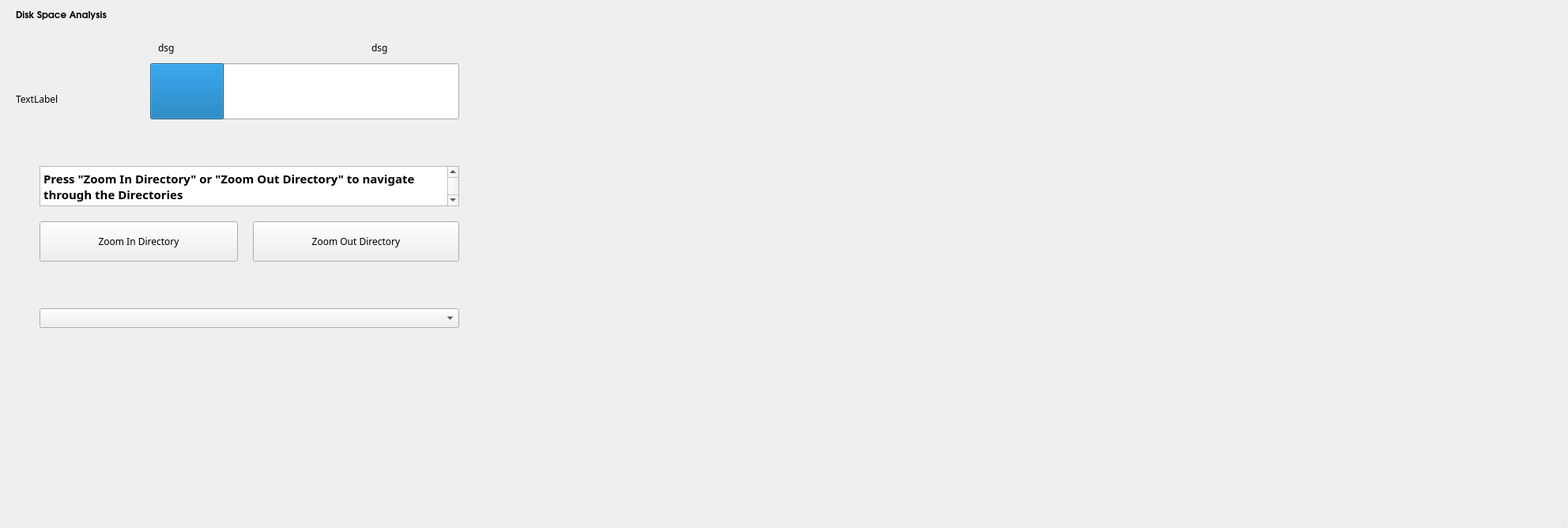
<?xml version="1.0" encoding="UTF-8"?>
<ui version="4.0">
 <class>MainWindow</class>
 <widget class="QMainWindow" name="MainWindow">
  <property name="geometry">
   <rect>
    <x>0</x>
    <y>0</y>
    <width>1984</width>
    <height>668</height>
   </rect>
  </property>
  <property name="font">
   <font>
    <family>Tibetan Machine Uni</family>
   </font>
  </property>
  <property name="windowTitle">
   <string>MainWindow</string>
  </property>
  <widget class="QWidget" name="centralwidget">
   <widget class="QComboBox" name="comboBox">
    <property name="geometry">
     <rect>
      <x>50</x>
      <y>390</y>
      <width>531</width>
      <height>25</height>
     </rect>
    </property>
    <property name="cursor">
     <cursorShape>PointingHandCursor</cursorShape>
    </property>
   </widget>
   <widget class="QPushButton" name="pushButton">
    <property name="geometry">
     <rect>
      <x>50</x>
      <y>280</y>
      <width>251</width>
      <height>51</height>
     </rect>
    </property>
    <property name="cursor">
     <cursorShape>PointingHandCursor</cursorShape>
    </property>
    <property name="text">
     <string>Zoom In Directory</string>
    </property>
   </widget>
   <widget class="QPushButton" name="pushButton_2">
    <property name="geometry">
     <rect>
      <x>320</x>
      <y>280</y>
      <width>261</width>
      <height>51</height>
     </rect>
    </property>
    <property name="cursor">
     <cursorShape>PointingHandCursor</cursorShape>
    </property>
    <property name="text">
     <string>Zoom Out Directory</string>
    </property>
   </widget>
   <widget class="QTextBrowser" name="textBrowser">
    <property name="geometry">
     <rect>
      <x>50</x>
      <y>210</y>
      <width>531</width>
      <height>51</height>
     </rect>
    </property>
    <property name="html">
     <string>&lt;!DOCTYPE HTML PUBLIC &quot;-//W3C//DTD HTML 4.0//EN&quot; &quot;http://www.w3.org/TR/REC-html40/strict.dtd&quot;&gt;
&lt;html&gt;&lt;head&gt;&lt;meta name=&quot;qrichtext&quot; content=&quot;1&quot; /&gt;&lt;style type=&quot;text/css&quot;&gt;
p, li { white-space: pre-wrap; }
&lt;/style&gt;&lt;/head&gt;&lt;body style=&quot; font-family:'Tibetan Machine Uni'; font-size:11pt; font-weight:400; font-style:normal;&quot;&gt;
&lt;p style=&quot; margin-top:0px; margin-bottom:0px; margin-left:0px; margin-right:0px; -qt-block-indent:0; text-indent:0px;&quot;&gt;&lt;span style=&quot; font-family:'Ubuntu'; font-weight:600;&quot;&gt;Press &amp;quot;Zoom In Directory&amp;quot; or &amp;quot;Zoom Out Directory&amp;quot; to navigate through the Directories&lt;/span&gt;&lt;/p&gt;&lt;/body&gt;&lt;/html&gt;</string>
    </property>
   </widget>
   <widget class="QLabel" name="label">
    <property name="geometry">
     <rect>
      <x>50</x>
      <y>360</y>
      <width>531</width>
      <height>21</height>
     </rect>
    </property>
    <property name="autoFillBackground">
     <bool>false</bool>
    </property>
    <property name="text">
     <string/>
    </property>
   </widget>
   <widget class="QProgressBar" name="progressBar">
    <property name="geometry">
     <rect>
      <x>190</x>
      <y>80</y>
      <width>391</width>
      <height>71</height>
     </rect>
    </property>
    <property name="value">
     <number>24</number>
    </property>
    <property name="alignment">
     <set>Qt::AlignRight|Qt::AlignTrailing|Qt::AlignVCenter</set>
    </property>
    <property name="textVisible">
     <bool>false</bool>
    </property>
   </widget>
   <widget class="QLabel" name="label_2">
    <property name="geometry">
     <rect>
      <x>20</x>
      <y>10</y>
      <width>161</width>
      <height>17</height>
     </rect>
    </property>
    <property name="font">
     <font>
      <family>URW Gothic L</family>
      <weight>75</weight>
      <bold>true</bold>
     </font>
    </property>
    <property name="text">
     <string>Disk Space Analysis</string>
    </property>
   </widget>
   <widget class="QLabel" name="label_3">
    <property name="geometry">
     <rect>
      <x>200</x>
      <y>50</y>
      <width>201</width>
      <height>21</height>
     </rect>
    </property>
    <property name="font">
     <font>
      <family>Ubuntu Mono</family>
     </font>
    </property>
    <property name="text">
     <string>dsg</string>
    </property>
   </widget>
   <widget class="QLabel" name="label_4">
    <property name="geometry">
     <rect>
      <x>420</x>
      <y>140</y>
      <width>221</width>
      <height>51</height>
     </rect>
    </property>
    <property name="font">
     <font>
      <family>Ubuntu Mono</family>
      <weight>50</weight>
      <italic>false</italic>
      <bold>false</bold>
     </font>
    </property>
    <property name="text">
     <string/>
    </property>
   </widget>
   <widget class="QLabel" name="label_6">
    <property name="geometry">
     <rect>
      <x>470</x>
      <y>50</y>
      <width>261</width>
      <height>21</height>
     </rect>
    </property>
    <property name="font">
     <font>
      <family>Ubuntu Mono</family>
     </font>
    </property>
    <property name="text">
     <string>dsg</string>
    </property>
   </widget>
   <widget class="QLabel" name="label_5">
    <property name="geometry">
     <rect>
      <x>200</x>
      <y>140</y>
      <width>221</width>
      <height>51</height>
     </rect>
    </property>
    <property name="font">
     <font>
      <family>Ubuntu Mono</family>
      <weight>50</weight>
      <italic>false</italic>
      <bold>false</bold>
     </font>
    </property>
    <property name="text">
     <string/>
    </property>
   </widget>
   <widget class="QLabel" name="label_7">
    <property name="geometry">
     <rect>
      <x>20</x>
      <y>60</y>
      <width>141</width>
      <height>131</height>
     </rect>
    </property>
    <property name="text">
     <string>TextLabel</string>
    </property>
   </widget>
   <widget class="QFrame" name="horizontalFrame">
    <property name="geometry">
     <rect>
      <x>700</x>
      <y>60</y>
      <width>1171</width>
      <height>541</height>
     </rect>
    </property>
    <layout class="QHBoxLayout" name="horizontalLayout"/>
   </widget>
  </widget>
  <widget class="QMenuBar" name="menubar">
   <property name="geometry">
    <rect>
     <x>0</x>
     <y>0</y>
     <width>1984</width>
     <height>36</height>
    </rect>
   </property>
  </widget>
  <widget class="QStatusBar" name="statusbar"/>
 </widget>
 <resources/>
 <connections/>
</ui>
